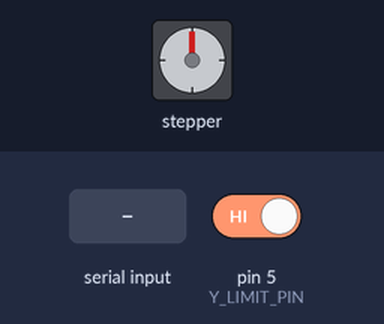
The sketch below on a simulated Arduino Uno, built with avr-gcc and run on an emulated ATmega328P. Parts: stepper motor. Wiring (inferred from the names in the program): stepper motor driver (400 steps per turn assumed): step pin 3; direction pin 4; enable pin 2. The test bench sets the inputs (shaded band); at power-on: pin 5 (Y_LIMIT_PIN) HIGH. What the sketch prints to the serial monitor is not drawn.

Above: at 1.2 s.
1.3 s: "GOTO90\n" received over Serial
At 1.76 s:
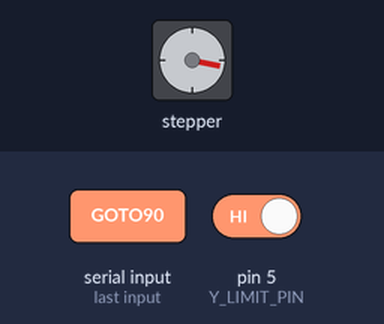
At 2.66 s:
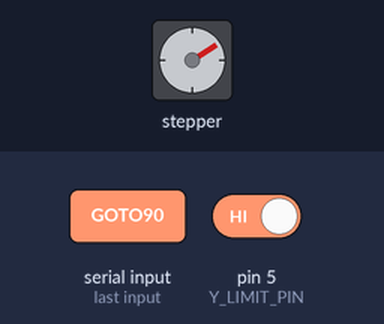
4.3 s: "GOTO\n" received over Serial
7.3 s: "MOVE90\n" received over Serial
10.3 s: pin 5 (Y_LIMIT_PIN) driven LOW
13.3 s: "SPEED\n" received over Serial
At 13.3 s:
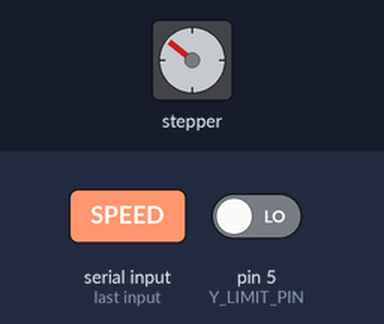
Timing chart, 0 to 15.8 s (numbered marks = the images above; inputs shaded):
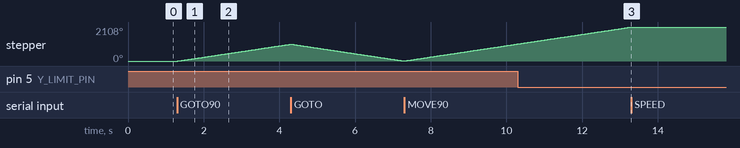

Measured:
- after the input at 1.3 s, stepper: keeps turning clockwise at about 350°/s, starting at once
- after the input at 13.3 s, stepper: stops changing and stays 2108°

The sketch:

Elevator_Debugging.ino
```cpp
#include <Arduino.h>

// ---------------- PINS ----------------
#define Y_STEP_PIN 3
#define Y_DIR_PIN 4
#define Y_EN_PIN 2
#define Y_LIMIT_PIN 5

#define DC_PWM_PIN 6
#define DC_DIR_PIN 7

// ---------------- MOTION ----------------
const float STEPS_PER_REV = 400.0;
const float LEAD_MM = 2.0;
const float STEPS_PER_MM = STEPS_PER_REV / LEAD_MM;

float currentMM = 0;
float targetMM = 0;

float maxSpeed = 2.0;
float accel = 8.0;

float currentSpeed = 0;

unsigned long lastStep = 0;

bool enabled = true;

// =========================================================
// STEP PULSE
// =========================================================
inline void stepPulse()
{
    digitalWrite(Y_STEP_PIN, HIGH);
    delayMicroseconds(5);
    digitalWrite(Y_STEP_PIN, LOW);
    delayMicroseconds(5);
}

// =========================================================
// LIMIT SWITCH
// =========================================================
inline bool limitHit()
{
    return digitalRead(Y_LIMIT_PIN) == LOW;
}

// =========================================================
// ENABLE / DISABLE
// =========================================================
void enableMotor()
{
    digitalWrite(Y_EN_PIN, LOW);
    enabled = true;
}

void disableMotor()
{
    digitalWrite(Y_EN_PIN, HIGH);
    enabled = false;
}

// =========================================================
// SAFE HOMING (FIXED: NO STALLING)
// =========================================================
void homeAxis()
{
    Serial.println("HOMING");

    digitalWrite(Y_DIR_PIN, LOW);

    // approach switch
    while (!limitHit())
    {
        stepPulse();
        delayMicroseconds(1800);
    }

    delay(80); // debounce + settle

    // BACK OFF (critical fix)
    digitalWrite(Y_DIR_PIN, HIGH);

    for (int i = 0; i < 250; i++)
    {
        stepPulse();
        delayMicroseconds(1800);
    }

    currentMM = 0;
    targetMM = 0;
    currentSpeed = 0;

    Serial.println("HOME DONE");
}

// =========================================================
// MOVE
// =========================================================
void moveTo(float mm)
{
    targetMM = constrain(mm, 0, 500);
}

// =========================================================
// MOTION ENGINE (UNCHANGED BUT STABLE)
// =========================================================
void updateMotion()
{
    if (!enabled) return;

    float dist = targetMM - currentMM;

    if (fabs(dist) < 0.002)
    {
        currentSpeed = 0;
        return;
    }

    float dir = (dist > 0) ? 1 : -1;

    float stopDist = (currentSpeed * currentSpeed) / (2.0 * accel);
    float targetSpeed = maxSpeed;

    if (fabs(dist) < stopDist)
        targetSpeed = sqrt(2.0 * accel * fabs(dist));

    if (currentSpeed < targetSpeed)
        currentSpeed += accel * 0.001;
    else
        currentSpeed -= accel * 0.001;

    currentSpeed = constrain(currentSpeed, 0, maxSpeed);

    float stepsPerSec = currentSpeed * STEPS_PER_MM;
    if (stepsPerSec < 1) return;

    unsigned long interval = 1000000.0 / stepsPerSec;
    unsigned long now = micros();

    if (now - lastStep >= interval)
    {
        lastStep = now;

        digitalWrite(Y_DIR_PIN, (dir > 0) ? HIGH : LOW);

        stepPulse();

        currentMM += dir * (1.0 / STEPS_PER_MM);

        // safety: bottom limit
        if (limitHit() && dir < 0)
        {
            currentMM = 0;
            targetMM = 0;
            currentSpeed = 0;
        }
    }
}

// =========================================================
// DC MOTOR
// =========================================================
void setDC(int pwm, bool dir)
{
    digitalWrite(DC_DIR_PIN, dir);
    analogWrite(DC_PWM_PIN, constrain(pwm,0,255));
}

void stopDC()
{
    analogWrite(DC_PWM_PIN, 0);
}

// =========================================================
// SERIAL COMMANDS (FIXED RESET)
// =========================================================
void handle(String cmd)
{
    cmd.trim();
    cmd.toUpperCase();

    if (cmd.startsWith("GOTO"))
    {
        moveTo(cmd.substring(4).toFloat());
    }

    else if (cmd.startsWith("MOVE"))
    {
        moveTo(targetMM + cmd.substring(4).toFloat());
    }

    else if (cmd.startsWith("SPEED"))
    {
        maxSpeed = cmd.substring(5).toFloat();
        Serial.println("OK SPEED");
    }

    else if (cmd == "POS")
    {
        Serial.print("POS=");
        Serial.println(currentMM,3);
    }

    else if (cmd == "HOME")
    {
        homeAxis();
    }

    else if (cmd == "STOP")
    {
        disableMotor();
        stopDC();
        currentSpeed = 0;

        Serial.println("STOPPED");
    }

    else if (cmd == "RESET")
    {
        // FIXED RESET: NO RESUME MOTION BUG
        enableMotor();

        currentSpeed = 0;
        targetMM = currentMM;

        Serial.println("RESET SAFE");
    }

    else if (cmd.startsWith("DC"))
    {
        int sp, dir;
        sscanf(cmd.c_str(),"DC %d %d",&sp,&dir);
        setDC(sp,dir);
    }

    else if (cmd == "DCSTOP")
    {
        stopDC();
    }
}

// =========================================================
// SETUP
// =========================================================
void setup()
{
    Serial.begin(115200);

    pinMode(Y_STEP_PIN, OUTPUT);
    pinMode(Y_DIR_PIN, OUTPUT);
    pinMode(Y_EN_PIN, OUTPUT);
    pinMode(Y_LIMIT_PIN, INPUT_PULLUP);

    pinMode(DC_PWM_PIN, OUTPUT);
    pinMode(DC_DIR_PIN, OUTPUT);

    enableMotor();

    Serial.println("READY");
}

// =========================================================
// LOOP
// =========================================================
void loop()
{
    if (Serial.available())
        handle(Serial.readStringUntil('\n'));

    updateMotion();
}
```
